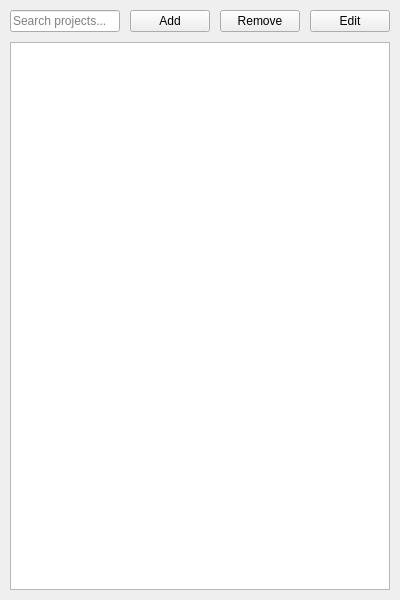
<?xml version="1.0" encoding="UTF-8"?>
<ui version="4.0">
 <class>ProjectViewController</class>
 <widget class="QWidget" name="ProjectViewController">
  <property name="geometry">
   <rect>
    <x>0</x>
    <y>0</y>
    <width>400</width>
    <height>600</height>
   </rect>
  </property>
  <layout class="QVBoxLayout" name="verticalLayout">
   <property name="spacing">
    <number>10</number>
   </property>
   <property name="leftMargin">
    <number>10</number>
   </property>
   <property name="topMargin">
    <number>10</number>
   </property>
   <property name="rightMargin">
    <number>10</number>
   </property>
   <property name="bottomMargin">
    <number>10</number>
   </property>
   <item>
    <layout class="QHBoxLayout" name="horizontalLayout">
     <property name="spacing">
      <number>10</number>
     </property>
     <item>
      <widget class="QLineEdit" name="searchEdit">
       <property name="placeholderText">
        <string>Search projects...</string>
       </property>
      </widget>
     </item>
     <item>
      <widget class="QPushButton" name="addButton">
       <property name="text">
        <string>Add</string>
       </property>
      </widget>
     </item>
     <item>
      <widget class="QPushButton" name="removeButton">
       <property name="text">
        <string>Remove</string>
       </property>
      </widget>
     </item>
     <item>
      <widget class="QPushButton" name="editButton">
       <property name="text">
        <string>Edit</string>
       </property>
      </widget>
     </item>
    </layout>
   </item>
   <item>
    <widget class="QTreeView" name="projectTreeView">
     <property name="alternatingRowColors">
      <bool>true</bool>
     </property>
     <property name="selectionBehavior">
      <enum>QAbstractItemView::SelectRows</enum>
     </property>
     <property name="sortingEnabled">
      <bool>true</bool>
     </property>
    </widget>
   </item>
  </layout>
 </widget>
 <resources/>
 <connections/>
</ui> 
